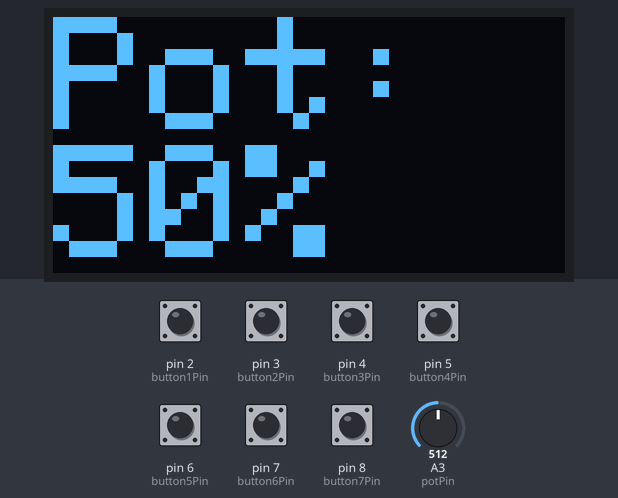
Recording of a program running on a simulated Arduino Uno, built with avr-gcc and run on an emulated ATmega328P. Shown: 128×64 one-colour display. The test bench sets the inputs (shaded band); at power-on: pin 2 (button1Pin), pin 3 (button2Pin), pin 4 (button3Pin), pin 5 (button4Pin), pin 6 (button5Pin), pin 7 (button6Pin), pin 8 (button7Pin) HIGH, A3 (potPin) = 512. MIDI output is not drawn.

Above: at 3.2 s.
3.3 s: A3 (potPin) set to 716
At 4.0 s:
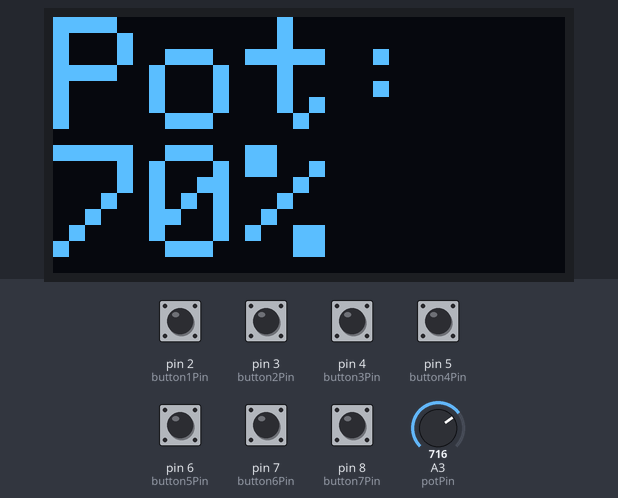
6.3 s: pin 2 (button1Pin) pulled LOW for 0.15 s
At 7.7 s:
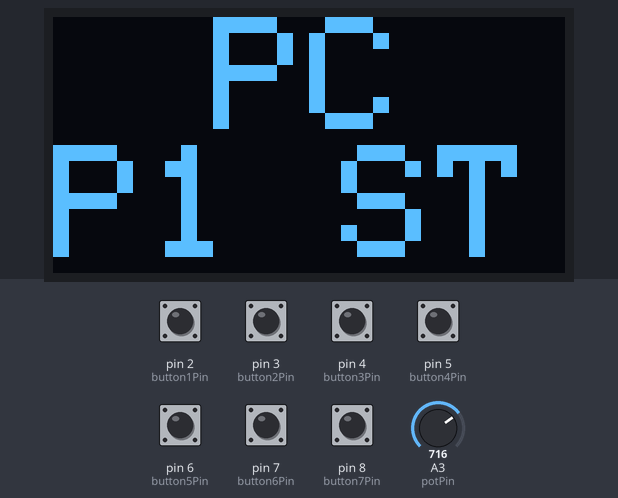
8.0 s: pin 3 (button2Pin) pulled LOW for 0.15 s
At 9.2 s:
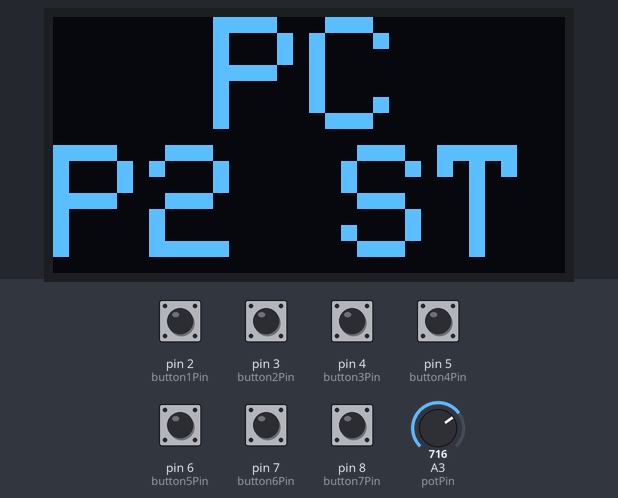
9.6 s: pin 2 (button1Pin) pulled LOW for 1 s
At 11.5 s:
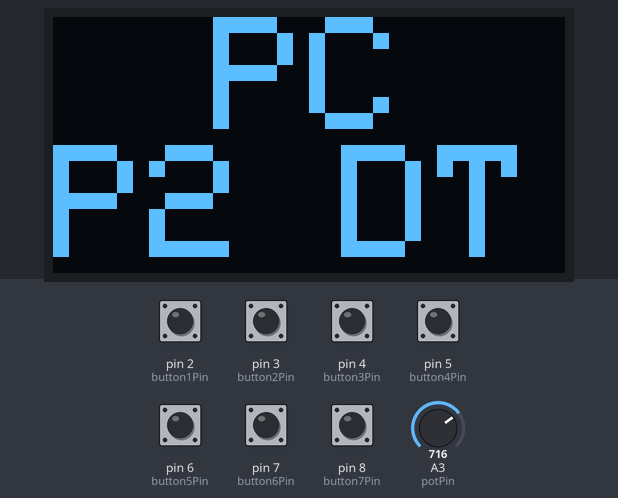
12.1 s: pin 2 (button1Pin) pulled LOW for 0.15 s
At 13.3 s:
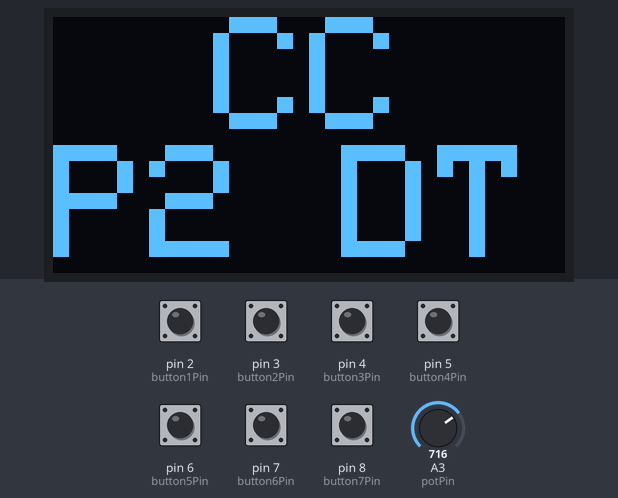
13.8 s: pin 3 (button2Pin) pulled LOW for 1 s
At 15.0 s:
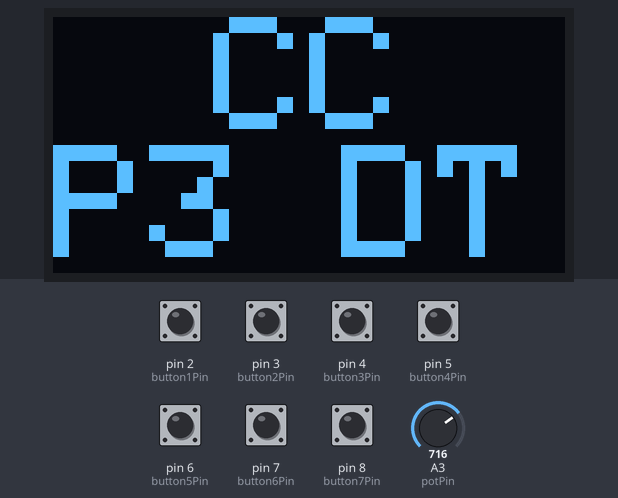
Timing chart, 0 to 16.8 s (numbered marks = the images above; inputs shaded):
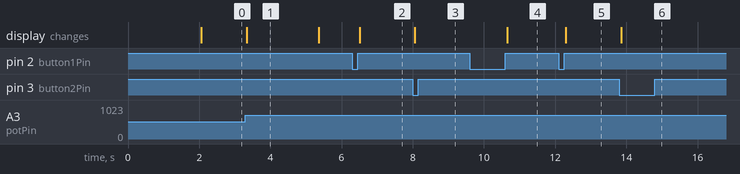

Measured:
- after the input at 3.3 s, the display: changes at once (image 1)
- after the input at 6.3 s, the display: changes after 0.21 s (image 2)
- after the input at 8.0 s, the display: changes after 0.05 s (image 3)
- after the input at 9.6 s, the display: changes after 1.1 s (image 4)
- after the input at 12.1 s, the display: changes after 0.20 s (image 5)
- after the input at 13.8 s, the display: changes after 0.05 s (image 6)
- what the display in image 1 shows lasts 2.1 s, from 3.3 s to 5.4 s

The program:

main.cpp
```cpp
// Include all libraries
#include <Arduino.h>
#include <MIDI.h>
#include <Wire.h>
#include <Adafruit_GFX.h>
#include <Adafruit_SSD1306.h>
#include <Adafruit_I2CDevice.h>

// Initialize OLED display
#define SCREEN_WIDTH 128 // OLED display width, in pixels
#define SCREEN_HEIGHT 64 // OLED display height, in pixels
Adafruit_SSD1306 display(SCREEN_WIDTH, SCREEN_HEIGHT, &Wire, -1);

// Initialize MIDI
MIDI_CREATE_DEFAULT_INSTANCE();

// Maximum time before long press in miliseconds
const int SHORT_PRESS_TIME = 1000;

// Variables for different modes
String midiCommand = "CC";
String buttonMode = "ST";
int preset = 10;

// Variables for defining if signal was sent
bool control1Pressed = false;
bool control2Pressed = false;
bool control3Pressed = false;
bool control4Pressed = false;
bool control5Pressed = false;

// Declaring potentiometer
int potPin = A3;
int potValue = 0;
int newPotValue = 0;

// Declaring time variables
// Potentiometer time
unsigned long potTime = 0;
const int potDisplayTime = 2000;

// Button time
unsigned long pressedTime = 0;
unsigned long releasedTime = 0;
long pressDuration = 0;

// Declaring buttons
// Button 1 = Change MIDI command (PC, CC)
int button1Pin = 2;
int button1StateOld;
int button1StateNew;
bool button1IsClicked = false;

// Button 2 = Change mode (SPST, DPDT)
int button2Pin = 3;
int button2StateOld;
int button2StateNew;
bool button2IsClicked = false;

// Button 3-7 = Send signals
int button3Pin = 4;
int button3StateOld;
int button3StateNew;
bool button3IsClicked = false;

int button4Pin = 5;
int button4StateOld;
int button4StateNew;
bool button4IsClicked = false;

int button5Pin = 6;
int button5StateOld;
int button5StateNew;
bool button5IsClicked = false;

int button6Pin = 7;
int button6StateOld;
int button6StateNew;
bool button6IsClicked = false;

int button7Pin = 8;
int button7StateOld;
int button7StateNew;
bool button7IsClicked = false;

// Default MIDI channel
#define defaultChannel 1

// Displaying text centered on screen
void oledDisplayCenter(String text)
{
  int16_t x1;
  int16_t y1;
  uint16_t width;
  uint16_t height;

  display.getTextBounds(text, 0, 0, &x1, &y1, &width, &height);

  // display on horizontal and vertical center
  display.setCursor((SCREEN_WIDTH - width) / 2, 0);
  display.println(text); // text to display
}

// Check state of every button
void checkInputsStates()
{
  newPotValue = analogRead(A3) / 8;
  button1StateNew = digitalRead(button1Pin);
  button2StateNew = digitalRead(button2Pin);
  button3StateNew = digitalRead(button3Pin);
  button4StateNew = digitalRead(button4Pin);
  button5StateNew = digitalRead(button5Pin);
  button6StateNew = digitalRead(button6Pin);
  button7StateNew = digitalRead(button7Pin);
}

// Change info displayed on OLED
void updateInfoOnDisplay()
{
  display.clearDisplay();
  display.setCursor(0, 0);
  oledDisplayCenter(midiCommand);
  display.print("P");
  display.print(preset / 10);
  display.print(" ");
  display.println(buttonMode);
}

void displayPotInfo()
{
  display.clearDisplay();
  display.setCursor(0, 0);
  display.println("Pot:");
  display.print(map(potValue, 0, 127, 0, 100));
  display.println("%");
}

// Initialization of Arduino
void setup()
{
  // Initialize Serial connection
  Serial.begin(9600);

  // Initialize OLED display
  if (!display.begin(SSD1306_SWITCHCAPVCC, 0x3C))
  { // Address 0x3D for 128x64
    Serial.println(F("SSD1306 allocation failed"));
    for (;;)
      ;
  }
  delay(2000);
  display.clearDisplay();

  // Initialize MIDI
  MIDI.begin(MIDI_CHANNEL_OFF);

  // Change pin modes
  pinMode(button1Pin, INPUT_PULLUP);
  pinMode(button2Pin, INPUT_PULLUP);
  pinMode(button3Pin, INPUT_PULLUP);
  pinMode(button4Pin, INPUT_PULLUP);
  pinMode(button5Pin, INPUT_PULLUP);
  pinMode(button6Pin, INPUT_PULLUP);
  pinMode(button7Pin, INPUT_PULLUP);

  // Set default display properties
  display.setTextSize(4);
  display.setTextColor(WHITE);
  display.setCursor(0, 0);
}

void loop()
{
  // Update button states
  checkInputsStates();

  // Check if MIDI command or button mode was changed
  if (button1StateNew == 0 && button1IsClicked == false)
  {
    pressedTime = millis();
    button1IsClicked = true;
  }
  else if (button1StateNew == 1 && button1IsClicked == true)
  {
    releasedTime = millis();
    pressDuration = releasedTime - pressedTime;
    if (pressDuration < SHORT_PRESS_TIME)
    {
      if (midiCommand == "CC")
      {
        midiCommand = "PC";
      }
      else
      {
        midiCommand = "CC";
      }
    }
    else
    {
      if (buttonMode == "DT")
      {
        buttonMode = "ST";
      }
      else
      {
        buttonMode = "DT";
      }
    }
    button1IsClicked = false;
  }

  // Check if preset was changed
  if (button2StateNew == 0 && button2IsClicked == false)
  {
    preset += 10;
    if (preset == 90)
    {
      preset = 10;
    }
    button2IsClicked = true;
  }
  else if (button2StateNew == 1)
  {
    button2IsClicked = false;
  }

  // Send Control Change signals
  if (midiCommand == "CC")
  {
    // Button 1
    if (button3StateNew == 0 && button3IsClicked == false)
    {
      if (control1Pressed == false)
      {
        MIDI.sendControlChange(1 + (preset / 2), 127, defaultChannel);
        control1Pressed = true;
      }
      else if (control1Pressed == true && buttonMode == "DT")
      {
        MIDI.sendControlChange(1 + (preset / 2), 0, defaultChannel);
        control1Pressed = false;
      }

      button3IsClicked = true;
    }
    else if (button3StateNew == 1)
    {
      if (buttonMode == "ST" && control1Pressed == true)
      {
        MIDI.sendControlChange(1 + (preset / 2), 0, defaultChannel);
        control1Pressed = false;
      }
      button3IsClicked = false;
    }

    // Button 2
    if (button4StateNew == 0 && button4IsClicked == false)
    {
      if (control2Pressed == false)
      {
        MIDI.sendControlChange(2 + (preset / 2), 127, defaultChannel);
        control2Pressed = true;
      }
      else if (control2Pressed == true && buttonMode == "DT")
      {
        MIDI.sendControlChange(2 + (preset / 2), 0, defaultChannel);
        control2Pressed = false;
      }

      button4IsClicked = true;
    }
    else if (button4StateNew == 1)
    {
      if (buttonMode == "ST" && control2Pressed == true)
      {
        MIDI.sendControlChange(2 + (preset / 2), 0, defaultChannel);
        control2Pressed = false;
      }
      button4IsClicked = false;
    }

    // Button 3
    if (button5StateNew == 0 && button5IsClicked == false)
    {
      if (control3Pressed == false)
      {
        MIDI.sendControlChange(3 + (preset / 2), 127, defaultChannel);
        control3Pressed = true;
      }
      else if (control3Pressed == true && buttonMode == "DT")
      {
        MIDI.sendControlChange(3 + (preset / 2), 0, defaultChannel);
        control3Pressed = false;
      }

      button5IsClicked = true;
    }
    else if (button5StateNew == 1)
    {
      if (buttonMode == "ST" && control3Pressed == true)
      {
        MIDI.sendControlChange(3 + (preset / 2), 0, defaultChannel);
        control3Pressed = false;
      }
      button5IsClicked = false;
    }

    // Button 4
    if (button6StateNew == 0 && button6IsClicked == false)
    {
      if (control4Pressed == false)
      {
        MIDI.sendControlChange(4 + (preset / 2), 127, defaultChannel);
        control4Pressed = true;
      }
      else if (control4Pressed == true && buttonMode == "DT")
      {
        MIDI.sendControlChange(4 + (preset / 2), 0, defaultChannel);
        control4Pressed = false;
      }

      button6IsClicked = true;
    }
    else if (button6StateNew == 1)
    {
      if (buttonMode == "ST" && control4Pressed == true)
      {
        MIDI.sendControlChange(4 + (preset / 2), 0, defaultChannel);
        control4Pressed = false;
      }
      button6IsClicked = false;
    }

    // Button 5
    if (button7StateNew == 0 && button7IsClicked == false)
    {
      if (control5Pressed == false)
      {
        MIDI.sendControlChange(5 + (preset / 2), 127, defaultChannel);
        control5Pressed = true;
      }
      else if (control5Pressed == true && buttonMode == "DT")
      {
        MIDI.sendControlChange(5 + (preset / 2), 0, defaultChannel);
        control5Pressed = false;
      }

      button7IsClicked = true;
    }
    else if (button7StateNew == 1)
    {
      if (buttonMode == "ST" && control5Pressed == true)
      {
        MIDI.sendControlChange(5 + (preset / 2), 0, defaultChannel);
        control5Pressed = false;
      }
      button7IsClicked = false;
    }
  }

  // Send Program change signals
  else if (midiCommand == "PC")
  {
    // Button 1, PC 0
    if (button3StateNew == 0 && button3IsClicked == false)
    {
      MIDI.sendProgramChange(0, defaultChannel);

      button3IsClicked = true;
    }
    else if (button3StateNew == 1)
    {
      button3IsClicked = false;
    }

    // Button 2, PC 1
    if (button4StateNew == 0 && button4IsClicked == false)
    {
      MIDI.sendProgramChange(1, defaultChannel);

      button4IsClicked = true;
    }
    else if (button4StateNew == 1)
    {
      button4IsClicked = false;
    }

    // Button 3, PC 2
    if (button5StateNew == 0 && button5IsClicked == false)
    {
      MIDI.sendProgramChange(2, defaultChannel);

      button5IsClicked = true;
    }
    else if (button5StateNew == 1)
    {
      button5IsClicked = false;
    }

    // Button 4, PC 3
    if (button6StateNew == 0 && button6IsClicked == false)
    {
      MIDI.sendProgramChange(3, defaultChannel);

      button6IsClicked = true;
    }
    else if (button6StateNew == 1)
    {
      button6IsClicked = false;
    }

    // Button 5, PC 4
    if (button7StateNew == 0 && button7IsClicked == false)
    {
      MIDI.sendProgramChange(4, defaultChannel);

      button7IsClicked = true;
    }
    else if (button7StateNew == 1)
    {
      button7IsClicked = false;
    }
  }

  // Potentiometer logic
  if (newPotValue != potValue)
  {
    potValue = newPotValue;
    potTime = millis();
    MIDI.sendControlChange(7, potValue, defaultChannel);
    displayPotInfo();
  }

  if (millis() - potTime > potDisplayTime)
  {
    updateInfoOnDisplay();
  }

  // Update display values
  display.display();
  delay(5);
}
```
